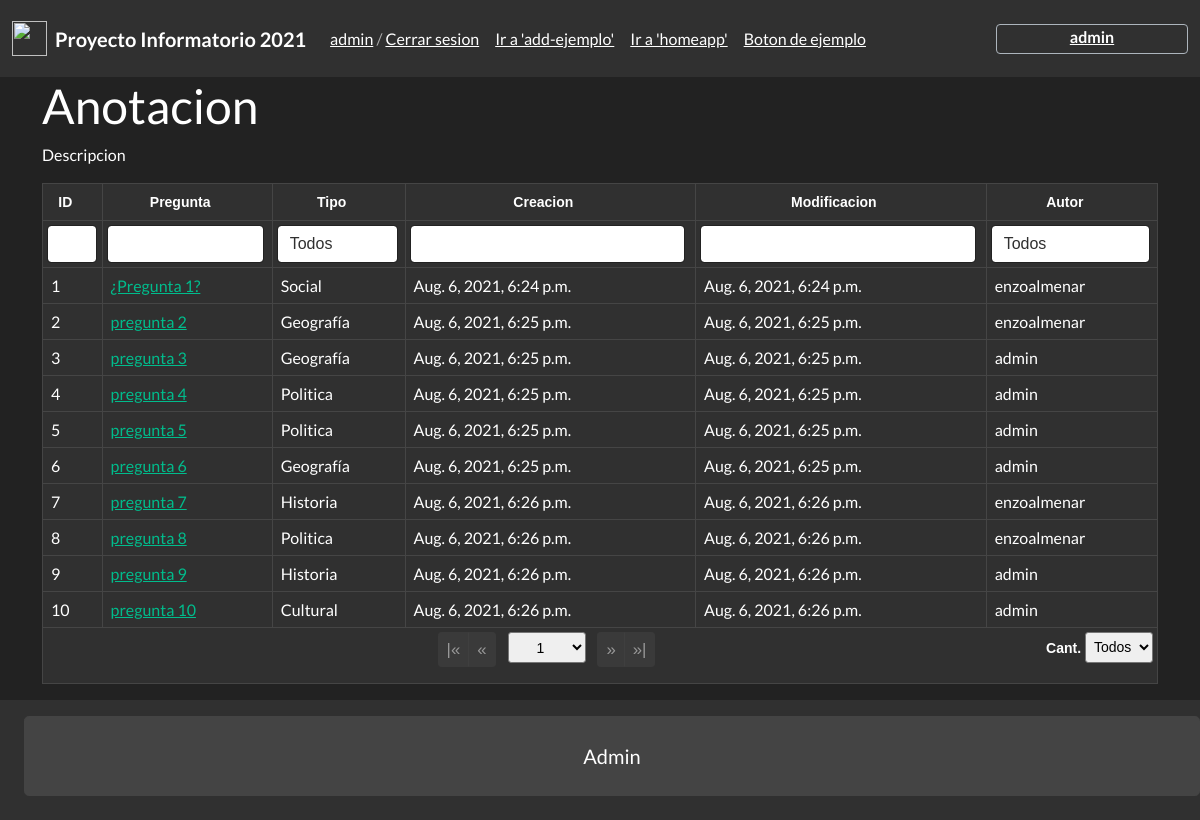
Page /useradmin/prg (signed in) on the earlier database version.
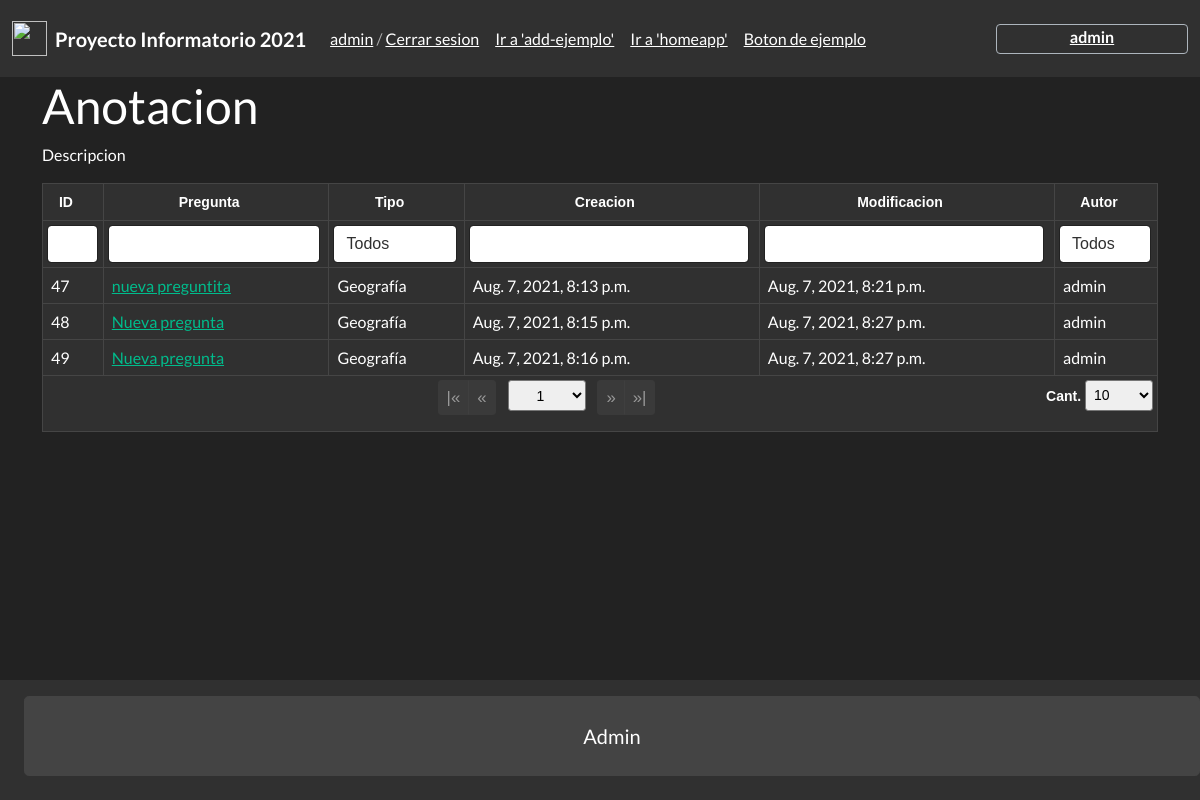
Same page on the later database version.
### juego_chaco/models.py (models this page shows)
class Pregunta(models.Model):
    autor = models.ForeignKey(User, on_delete=models.CASCADE) #modificar mas adelante
    pregunta = models.CharField(max_length=500)
    clasificacion = models.CharField(max_length=30,choices=Clasificacion.choices,default=Clasificacion.GEOGRAFIA,)
    fecha_creacion = models.DateTimeField(auto_now_add=True, editable=False)
    fecha_modificacion = models.DateTimeField(auto_now=True)
    def __str__(self):
        return self.pregunta

### authusuario/views.py (the view)
# urls.py: path('useradmin/<str:id>',views.mi_useradmin,name="mi_useradmin"),
@login_required(login_url="login")
@permission_required('authusuario.es_usuario_admin',raise_exception=True)
def mi_useradmin(request,id):
    if id == "prg":
        return admin_cuestionarios(request)
    elif id == "usr":
        return admin_usuarios(request)
    elif id == "act":
        return admin_actividades(request)
    else:
        raise Http404

### juego_chaco/views.py (called while the page is built)
def admin_cuestionarios(request):
    lista_preguntas={}
    p=Pregunta.objects.all()
    for i in p:
        rtas=Respuesta.objects.filter(id_pregunta=i)
        lista_preguntas[i]=len(rtas)
    context={"cuestionario":lista_preguntas}
    return render(request,'admin/admin_cuestionarios.html',context)

### templates/admin/admin_cuestionarios.html (shortened to what this page needs)
{% extends 'base.html' %}
{% load static %}
{% block load_scr %}
<link href={% static 'css/theme.bootstrap_4.css' %} rel="stylesheet">
<link href={% static 'css/jquery.tablesorter.pager.css' %} rel="stylesheet">
{% endblock  %}
{% block content %}
<div class="container">
  <h1>Anotacion</h2>
  <p>Descripcion</p>
  <table class="table table-dark table-bordered table-hover table-responsive">
    <thead class="thead-dark text-center">
      <tr>
        <th>ID</th>
        <th>Pregunta</th>
        <th class="filter-select filter-exact" data-placeholder="Todos">Tipo</th>
        <th>Creacion</th>
        <th>Modificacion</th>
        <th class="filter-select filter-exact" data-placeholder="Todos">Autor</th>
    </thead>
    <tfoot class="text-center">
      <tr>
        <th colspan="7" class="ts-pager">
          <div class="form-inline">
            <div class="btn-group btn-group-sm mx-1" role="group">
              <button type="button" class="btn btn-secondary first" title="first">|&laquo;</button>
              <button type="button" class="btn btn-secondary prev" title="previous">&laquo;</button>
            </div>
            <select class="form-control-sm custom-select px-4 mx-1 pagenum" title="N° de página"></select>
            <div class="btn-group btn-group-sm mx-1" role="group">
              <button type="button" class="btn btn-secondary next" title="next">&raquo;</button>
              <button type="button" class="btn btn-secondary last" title="last">&raquo;|</button>
            </div>
            <p class="float-end">
              <a>Cant.</a>
              <select class="form-control-sm custom-select px-1 pagesize" title="Seleccione el tamaño de página">
                <option selected="selected" value="10">10</option>
                <option value="all">Todos</option>
            </p>
          </div>
        </th>
      </tr>
    </tfoot>
    <tbody>
      {% for pregunta, respuestas in cuestionario.items %}
        <tr>
        <td>{{pregunta.pk}}</td>
        <td><a href= {% url 'editar' 'ver' pregunta.pk %}>{{pregunta}}</a></td>
        <td>{{pregunta.clasificacion}}</td>
        <td>{{pregunta.fecha_creacion}}</td>
        <td>{{pregunta.fecha_modificacion}}</td>
        <td>{{pregunta.autor}}</td>
        </tr>
      {% endfor %}
    </tbody>
  </table>
</div>
{% endblock  %}

### templates/base.html (shortened to what this page needs)
{% load static %}
<html lang="es" class="h-100">
  <head>
    <link href={% static 'css/bootstrap.min.css' %} rel="stylesheet">
    <link href={% static 'css/main.css' %} rel="stylesheet">
    <link href={% static 'css/sidebars.css' %} rel="stylesheet">
    {% block load_scr %}
    {% endblock  %}
  </head>
  <body class="d-flex flex-column h-100">
    {% include 'partials/_header.html' %}
    <main class="flex-shrink-0">
      {% block content %}
      {% endblock %}
    </main>
    {% include 'partials/_footer.html' %}
  </body>
</html>

### templates/partials/_favicon.html (shortened to what this page needs)
{% load static %}

### templates/partials/_header.html (shortened to what this page needs)
{% load static %}
<header class="sticky-top">
  <nav class="navbar navbar-expand-md navbar-dark bg-dark">
    <div class="container-fluid">
      <a href={% url 'home'%} class="navbar-brand d-flex align-items-center">
        <img class="me-2" src={% static 'img/w_logo.png' %} alt="" width="35" height="35">
        <strong>Proyecto Informatorio 2021</strong>
      </a>
      <div class="navbar-collapse collapse" id="navbarHeader">
        <ul class="navbar-nav me-auto mb-2 mb-md-0">
          {% if user.is_authenticated %}
          <li class="nav-link"><a href={% url 'profile'%} class="text-white">{{user.username}}</a><a> / </a><a href={% url 'logout'%} class="text-white">Cerrar sesion</a></li>
          {% else %}
          <li class="nav-link"><a href={% url 'login'%} class="text-white">Iniciar sesion</a><a> / </a><a href={% url 'register'%} class="text-white">Registrarse</a></li>
          {% endif %}
          <li class="nav-link"><a href='#' class="text-white">Ir a 'add-ejemplo'</a></li>
          <li class="nav-link"><a href='#' class="text-white">Ir a 'homeapp'</a></li>
          <li class="nav-link"><a href="#" class="text-white">Boton de ejemplo</a></li>
        </ul>
      </div>
      <div class="card text-center text-white border-light" style="width: 12rem;">
      <p class="card-text mb-1" >{% if user.is_authenticated %}<a href={% url 'profile'%} class="text-white"><b>{{user}}</b></a>{% else %} Sin sesion iniciada {% endif %}</p></div>
    </div>
  </nav>
</header>

### templates/partials/_adminsidebar.html (shortened to what this page needs)
{% load static %}

### templates/partials/_footer.html
{% load static %}
<footer class="footer bg-dark text-muted mt-auto py-4">
  <div class="container-fluid">
    <p class="float-end mb-1 me-1 me-sm-4">
      <a href="#">Volver arriba</a>
    </p>
    <p class="text-center mb-2">&copy; Bootstrap - Informatorio 2021, Chaco, Argentina</p>
    {% if user.is_authenticated %}
      <p class="text-center"><a href={% url 'logout'%} class="float-center mb-1">Log out</a></p>
      {% if perms.authusuario.es_usuario_admin %}
        <button type="button" class="fixed-bottom py-2 ms-1 mb-1 py-sm-4 ms-sm-4 mb-sm-4 btn btn-secondary btn-lg" data-bs-toggle="offcanvas" data-bs-target="#menuAdmin_oculto" aria-controls="menuAdmin_oculto">
        Admin
        </button>
      {% endif %}
    {% endif %}
  </div>
</footer>

### Proyecto_InfoCh2021/static/css/main.css (style rules this page uses)
.float-center { float:center!important }

### templates/admin/admin_cuestionarios.html (style rules this page uses)
.tablesorter-pager .btn-group-sm .btn { font-size: 1.2em; }

Differences in the rows shown:
removed Pregunta: pk "1", pregunta "¿Pregunta 1?", clasificacion "Social", fecha_creacion "Aug. 6, 2021, 6:24 p.m.", fecha_modificacion "Aug. 6, 2021, 6:24 p.m.", autor "enzoalmenar"
removed Pregunta: pk "2", pregunta "pregunta 2", clasificacion "Geografía", fecha_creacion "Aug. 6, 2021, 6:25 p.m.", fecha_modificacion "Aug. 6, 2021, 6:25 p.m.", autor "enzoalmenar"
removed Pregunta: pk "3", pregunta "pregunta 3", clasificacion "Geografía", fecha_creacion "Aug. 6, 2021, 6:25 p.m.", fecha_modificacion "Aug. 6, 2021, 6:25 p.m.", autor "admin"
removed Pregunta: pk "4", pregunta "pregunta 4", clasificacion "Politica", fecha_creacion "Aug. 6, 2021, 6:25 p.m.", fecha_modificacion "Aug. 6, 2021, 6:25 p.m.", autor "admin"
removed Pregunta: pk "5", pregunta "pregunta 5", clasificacion "Politica", fecha_creacion "Aug. 6, 2021, 6:25 p.m.", fecha_modificacion "Aug. 6, 2021, 6:25 p.m.", autor "admin"
removed Pregunta: pk "6", pregunta "pregunta 6", clasificacion "Geografía", fecha_creacion "Aug. 6, 2021, 6:25 p.m.", fecha_modificacion "Aug. 6, 2021, 6:25 p.m.", autor "admin"
removed Pregunta: pk "7", pregunta "pregunta 7", clasificacion "Historia", fecha_creacion "Aug. 6, 2021, 6:26 p.m.", fecha_modificacion "Aug. 6, 2021, 6:26 p.m.", autor "enzoalmenar"
removed Pregunta: pk "8", pregunta "pregunta 8", clasificacion "Politica", fecha_creacion "Aug. 6, 2021, 6:26 p.m.", fecha_modificacion "Aug. 6, 2021, 6:26 p.m.", autor "enzoalmenar"
removed Pregunta: pk "9", pregunta "pregunta 9", clasificacion "Historia", fecha_creacion "Aug. 6, 2021, 6:26 p.m.", fecha_modificacion "Aug. 6, 2021, 6:26 p.m.", autor "admin"
removed Pregunta: pk "10", pregunta "pregunta 10", clasificacion "Cultural", fecha_creacion "Aug. 6, 2021, 6:26 p.m.", fecha_modificacion "Aug. 6, 2021, 6:26 p.m.", autor "admin"
added Pregunta: pk "47", pregunta "nueva preguntita", clasificacion "Geografía", fecha_creacion "Aug. 7, 2021, 8:13 p.m.", fecha_modificacion "Aug. 7, 2021, 8:21 p.m.", autor "admin"
added Pregunta: pk "48", pregunta "Nueva pregunta", clasificacion "Geografía", fecha_creacion "Aug. 7, 2021, 8:15 p.m.", fecha_modificacion "Aug. 7, 2021, 8:27 p.m.", autor "admin"
added Pregunta: pk "49", pregunta "Nueva pregunta", clasificacion "Geografía", fecha_creacion "Aug. 7, 2021, 8:16 p.m.", fecha_modificacion "Aug. 7, 2021, 8:27 p.m.", autor "admin"
Other differences:
form field value: "Todos" → "10"
